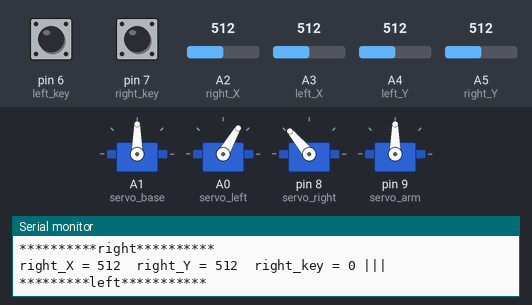
Recording of a sketch running on a simulated Arduino Uno, built with avr-gcc and run on an emulated ATmega328P. Shown: 4 × servo, the last lines printed to the serial monitor. Inputs (shaded band) come from the test bench; at power-on: A2 (right_X) = 512, A4 (left_Y) = 512, A5 (right_Y) = 512, pin 6 (left_key) LOW, pin 7 (right_key) LOW, A3 (left_X) = 512.

Above: at 3.7 s.
3.8 s: A2 (right_X) set to 55
6.8 s: A2 (right_X) set to 46
At 8.93 s:
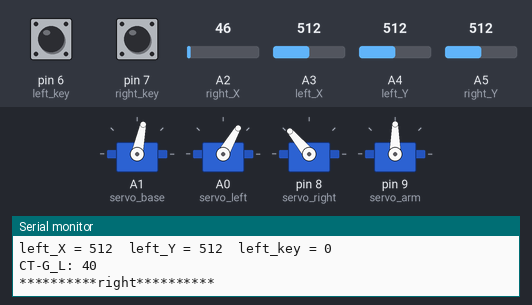
9.8 s: A4 (left_Y) set to 30
At 11.96 s:
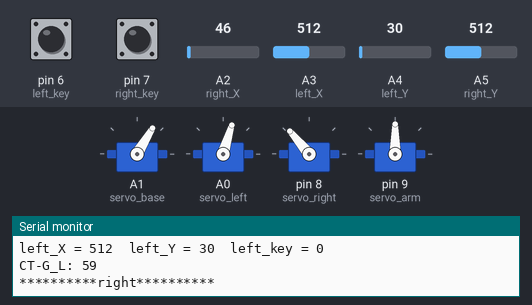
12.8 s: A5 (right_Y) set to 55
15.8 s: A5 (right_Y) set to 46
At 16.07 s:
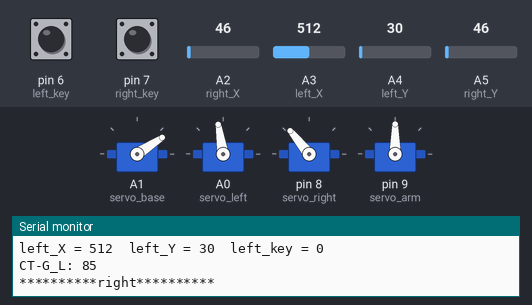
18.8 s: A4 (left_Y) set to 46
21.8 s: A4 (left_Y) set to 55
At 28.62 s:
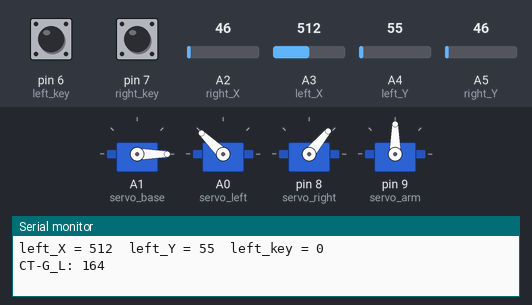
Timing chart, 0 to 28.7 s (numbered marks = the images above; inputs shaded):
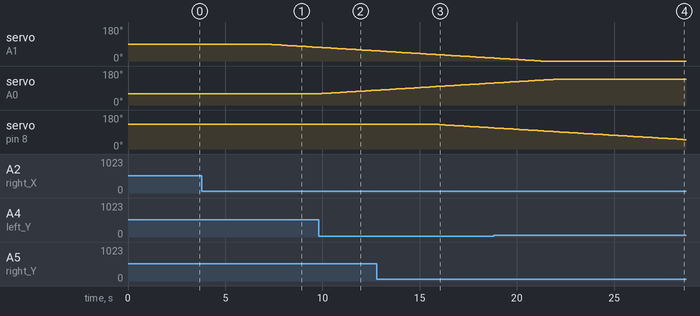

The sketch:

CT-2000-AB.ino
```cpp
// (licence header left out)
#include "CT2000.h"

void setup()
{
  f_ct2000_setup();
}

void loop()
{
  f_ct2000_loop();
}
```

CT2000.cpp
```cpp
// (licence header left out)
#if defined(ARDUINO) && ARDUINO >= 100
#include "Arduino.h"
#else
#include "WProgram.h"
#endif

#include <Servo.h>
#include "CT2000.h"

#define c_BAUD 9600
#define c_DELAY 10
#define INIT_POS_SERVO_BASE 90   // degrees
#define INIT_POS_SERVO_LEFT 60   // degrees
#define INIT_POS_SERVO_RIGHT 130 // degrees
#define INIT_POS_SERVO_ARM 0     // degrees

int g_loop_c = 0;
Servo servo_base;
Servo servo_left;
Servo servo_right;
Servo servo_arm;
int pos_base = INIT_POS_SERVO_BASE;
int pos_left = INIT_POS_SERVO_LEFT;
int pos_right = INIT_POS_SERVO_RIGHT;
int pos_arm = INIT_POS_SERVO_ARM;

const int right_X = A2;  // define the right X pin to A2
const int right_Y = A5;  //define the right Y pin to A5
const int right_key = 7; // define the right key to 7(the value of Z axis)
const int left_X = A3;   // define the left X pin to A3
const int left_Y = A4;   // define the left Y pin to A4
const int left_key = 6;  // define the left key to 6(the value of Z axis)

int x1, y1, z1; //define a variable to store the read Joystick value
int x2, y2, z2;

void f_ct2000_setup()
{
    Serial.begin(c_BAUD);
    Serial.println("CT2000 setup");
    servo_base.write(pos_base);
    delay(1000);
    servo_left.write(pos_left);
    servo_right.write(pos_right);
    delay(1500);

    pinMode(right_key, INPUT); // set the right/left key to INPUT
    pinMode(left_key, INPUT);
}
void servo_handling()
{
}

void f_ct2000_loop()
{
    Serial.print("CT-G_L: ");
    Serial.println(g_loop_c++);

    servo_base.attach(A1); //set the control pin of Servo1 to A1
    servo_left.attach(A0); //set the control pin of Servo2 to A0
    servo_right.attach(8); //set the control pin of Servo3 to D8
    servo_arm.attach(9);   //set the control pin of Servo4 to D9

    x1 = analogRead(right_X); // read the value of right X axis

    y1 = analogRead(right_Y);    // read the value of right Y axis
    z1 = digitalRead(right_key); ////read the value of right Z axis

    x2 = analogRead(left_X);    //read the value of left X axis
    y2 = analogRead(left_Y);    //read the value of left Y axis
    z2 = digitalRead(left_key); //read the value of left Z axis

    Serial.println("**********right**********");
    Serial.print("right_X = "); // on the serial monitor, print out right_X =
    Serial.print(x1, DEC);      // print out the value of right X and line wrap
    Serial.print("  ");
    Serial.print("right_Y = ");
    Serial.print(y1, DEC);
    Serial.print("  ");
    Serial.print("right_key = ");
    Serial.print(z1, DEC);
    Serial.print(" ||| ");
    Serial.println("*********left***********");
    Serial.print("left_X = ");
    Serial.print(x2, DEC);
    Serial.print("  ");
    Serial.print("left_Y = ");
    Serial.print(y2, DEC);
    Serial.print("  ");
    Serial.print("left_key = ");
    Serial.println(z2, DEC);

    spoon();
    rotate();
    right_ser();
    left_ser();
}

void spoon()
{
    // todo
}

void rotate()
{
    if (x1 < 50) // right stick right
    {
        pos_base--;
        servo_base.write(pos_base);
        delay(5);
        if (pos_base < 1)
        {
            pos_base = 1;
        }
    }

    if (x1 > 1000) // if push the right joystick to the left
    {
        pos_base++;                 //posa plus 1
        servo_base.write(pos_base); //arm turns left
        delay(5);
        if (pos_base > 180) //limit the angle when turn left
        {
            pos_base = 180;
        }
    }
}

//Right Servo
void right_ser()
{
    if (y1 < 50) //if push the right joystick backward
    {
        pos_right = pos_right - 1;
        servo_right.write(pos_right); //the joystick of right Servo swings backward
        delay(5);
        if (pos_right < 0) //limit the angle
        {
            pos_right = 0;
        }
    }
    if (y1 > 1000) // if push the right joystick forward
    {
        pos_right = pos_right + 1;
        servo_right.write(pos_right); //the joystick of right Servo swings forward
        delay(5);
        if (pos_right > 180) //limit the angle when go down
        {
            pos_right = 180;
        }
    }
}

//*************************************************************/
//Left Servo
void left_ser()
{
    if (y2 < 50) //if push the left joystick backward
    {
        pos_left = pos_left + 1;
        servo_left.write(pos_left); //the joystick of left Servo swings backward
        delay(5);
        if (pos_left > 180) // limit the retracted angle
        {
            pos_left = 180;
        }
    }

    if (y2 > 1000) //if push the left joystick forward
    {
        pos_left = pos_left - 1;
        servo_left.write(pos_left); //the joystick of left Servo swings forward
        delay(5);
        if (pos_left < 35) // Limit the the stretched angle
        {
            pos_left = 35;
        }
    }
}
```

CT2000.h
```cpp
// (licence header left out)
void f_ct2000_setup();
void f_ct2000_loop();
void spoon();
void right_ser();
void left_ser();
void rotate();
```

Measured:
- the behaviour switches between 50 and 49 on A2 (right_X) (found by bisection; images 0 and 1)
- the behaviour switches between 50 and 49 on A5 (right_Y) (found by bisection; images 2 and 3)
- the behaviour switches between 49 and 50 on A4 (left_Y) (found by bisection; images 3 and 4)
- after the input at 6.8 s, servo on A1 (servo_base): moves from 90° to 72° over 2.7 s, starting after 0.28 s
- after the input at 9.8 s, servo on A0 (servo_left): moves from 60° to 78° over 2.7 s, starting after 0.17 s
- after the input at 15.8 s, servo on pin 8 (servo_right): moves from 130° to 112° over 2.7 s, starting after 0.20 s
- after the input at 21.8 s, servo on A0 (servo_left): goes on until 21.9 s, then stays 136°
